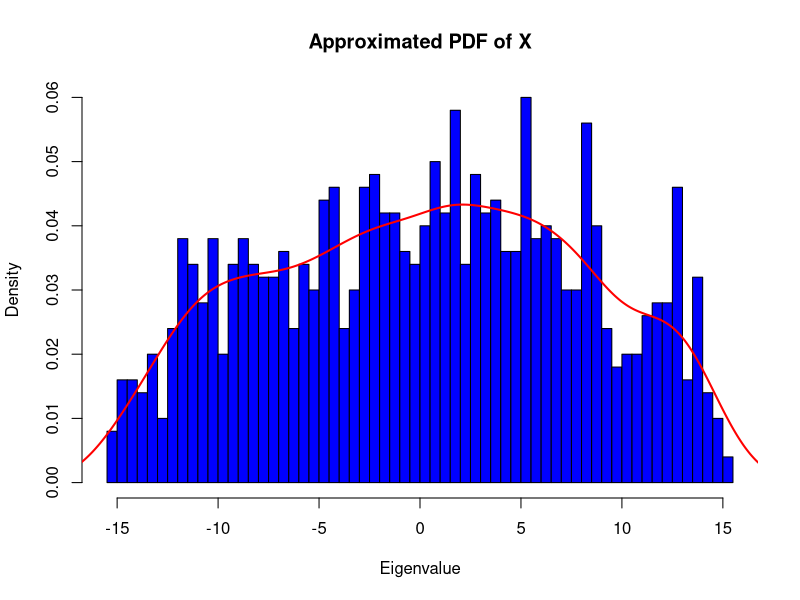

Write the R code that produced this figure.
# Parameters
n <- 120          # Matrix dimension
num_samples <- 10^3  # Number of simulations

# Initialize storage for eigenvalues
eigenvalues <- numeric(0)

# Simulation loop
for (i in 1:num_samples) {
  # Generate a symmetric matrix
  M <- matrix(rnorm(n^2), n, n)  # Random normal entries
  M <- (M + t(M)) / 2            # Make it symmetric
  
  # Compute eigenvalues
  eig <- eigen(M)$values
  
  # Store the eigenvalues
  eigenvalues <- c(eigenvalues, eig)
}

# Randomly pick one eigenvalue per simulation
X <- sample(eigenvalues, size = num_samples, replace = TRUE)

# Plot approximated PDF
hist(X, breaks = 50, probability = TRUE, col = "blue", main = "Approximated PDF of X", xlab = "Eigenvalue")
lines(density(X), col = "red", lwd = 2)

# Approximate mean and variance
mean_X <- mean(X)
var_X <- var(X)

cat("Mean of X:", mean_X, "\n")
cat("Variance of X:", var_X, "\n")

# Test the hypothesis by changing the dimension n
dimensions <- c(50, 100, 200, 500)
variances <- numeric(length(dimensions))

for (i in seq_along(dimensions)) {
  n <- dimensions[i]
  
  # Generate a symmetric matrix
  M <- matrix(rnorm(n^2), n, n)
  M <- (M + t(M)) / 2
  
  # Compute eigenvalues
  eig <- eigen(M)$values
  
  # Compute variance
  variances[i] <- var(eig)
}

# Display variances
data.frame(Dimension = dimensions, Variance = variances)
